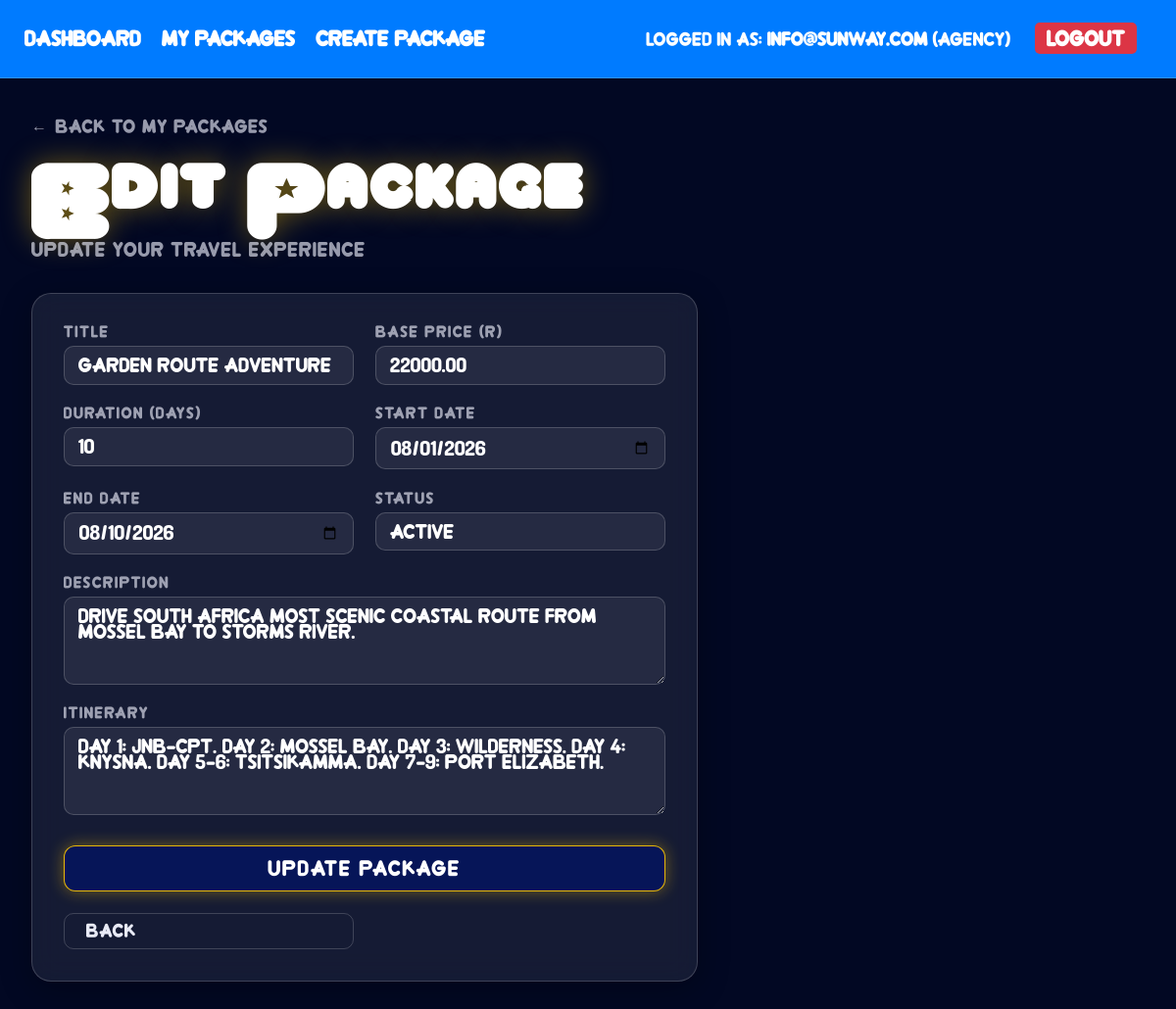
Page /edit_package.php?id=2 (signed in) on the committed database.
### tables this page shows
CREATE TABLE TravelPackage (
    packageID    INT            NOT NULL AUTO_INCREMENT,
    agencyUserID INT            NOT NULL,
    title        VARCHAR(200)   NOT NULL,
    description  TEXT,
    basePrice    DECIMAL(10,2)  NOT NULL CHECK (basePrice >= 0),
    durationDays INT            NOT NULL CHECK (durationDays > 0),
    itinerary    TEXT,
    status       ENUM('active','inactive','draft') DEFAULT 'active',
    startDate    DATE,
    endDate      DATE,
    dateCreated  DATE           NOT NULL DEFAULT (CURDATE()),
    PRIMARY KEY (packageID),
    CONSTRAINT fk_package_agency FOREIGN KEY (agencyUserID)
        REFERENCES TravelAgency(userID) ON DELETE CASCADE
);

### public/edit_package.php (the view, shortened to what this page needs)
<?php
require_once "../includes/db.php";
$packageID = $_GET["id"];
$userID = $_SESSION["user_id"];
$stmt = $pdo->prepare("
    SELECT userID
    FROM TravelAgency
    WHERE userID = ?
");
$stmt->execute([$userID]);
$agency = $stmt->fetch(PDO::FETCH_ASSOC);
$agencyID = $agency["userID"];
$stmt = $pdo->prepare("
    SELECT *
    FROM TravelPackage
    WHERE packageID = ?
      AND agencyUserID = ?
");
$stmt->execute([$packageID, $agencyID]);
$package = $stmt->fetch(PDO::FETCH_ASSOC);
?>
<!DOCTYPE html>
<html lang="en-ZA">
<head>
    <link rel="stylesheet" href="css/style.css">
</head>
<body>
<?php include "../includes/navbar.php"; ?>
<div class="wrapper">
    <div class="page-content">
        <a class="btn-back" href="agency_packages.php">Back to My Packages</a>
        <h1 class="page-title">Edit Package</h1>
        <p class="page-subtitle">UPDATE YOUR TRAVEL EXPERIENCE</p>
        <div class="glass-card" style="max-width:680px;">
            <form method="POST" class="book-form">
                <div class="form-group">
                    <label>Title</label>
                    <input type="text" name="title"
                           value="<?php echo htmlspecialchars($package["title"]); ?>" required>
                </div>
                <div class="form-group">
                    <label>Base Price (R)</label>
                    <input type="number" name="basePrice" step="0.01" min="1"
                           value="<?php echo htmlspecialchars($package["basePrice"]); ?>" required>
                </div>
                <div class="form-group">
                    <label>Duration (days)</label>
                    <input type="number" name="durationDays" min="1"
                           value="<?php echo htmlspecialchars($package["durationDays"]); ?>" required>
                </div>
                <div class="form-group">
                    <label>Start Date</label>
                    <input type="date" name="startDate"
                           value="<?php echo htmlspecialchars($package["startDate"]); ?>" required>
                </div>
                <div class="form-group">
                    <label>End Date</label>
                    <input type="date" name="endDate"
                           value="<?php echo htmlspecialchars($package["endDate"]); ?>" required>
                </div>
                <div class="form-group">
                    <label>Status</label>
                    <select name="status" required>
                        <option value="active"   <?php if ($package["status"]==="active")   echo "selected"; ?>>Active</option>
                    </select>
                </div>
                <div class="form-group" style="grid-column:1/-1;">
                    <label>Description</label>
                    <textarea name="description" required><?php echo htmlspecialchars($package["description"]); ?></textarea>
                </div>
                <div class="form-group" style="grid-column:1/-1;">
                    <label>Itinerary</label>
                    <textarea name="itinerary" required><?php echo htmlspecialchars($package["itinerary"]); ?></textarea>
                </div>
                <button type="submit" class="btn-search">Update Package</button>
                <a class="btn-secondary" href="agency_packages.php" style="display:inline-flex; align-items:center;">Back</a>
            </form>
        </div>
    </div>
</div>
</body>
</html>

### public/css/style.css (style rules this page uses)
:root { --navy: rgb(6, 21, 88); --navy-light: rgba(6, 21, 88, 0.75); --gold: rgba(255, 200, 0, 0.9); --gold-glow: rgba(255, 200, 0, 0.4); --glass: rgba(255, 255, 255, 0.08); --glass-border: rgba(255, 255, 255, 0.18); --text-light: #e8eaf6; --text-dim: rgba(232, 234, 246, 0.65); --danger: #ff4d6d; --success: #4dd8a0; --font-display: 'Universe', fantasy; --font-body: 'Crew', sans-serif; --font-body: 'Crew', sans-serif; }
*, *::before, *::after { padding: 0; margin: 0; box-sizing: border-box; }
html { scroll-behavior: smooth; }
body { font-family: var(--font-body); color: var(--text-light); background: #020823; }
.wrapper { min-height: 100vh; background: transparent; }
:root { animation: theme-shift 114s linear infinite; }
p, li, label, span, input, select, textarea, button, .view-description, .page-subtitle, .plane-stat, .detail-row, .spec-label, .spec-unit, .flight-duration, .cabin-tag, .filter-checkboxes label, .range-labels, .toggle-row span, .uc-sub { font-family: var(--font-body); }
.page-content { max-width: 1200px; margin: 0 auto; padding: 2.5rem 2rem 4rem; }
.page-title { font-family: var(--font-display); font-size: clamp(1.8rem, 4vw, 2.8rem); color: #fff; margin-bottom: 0.3rem; letter-spacing: 0.04em; text-shadow: 0 0 30px var(--gold-glow); }
.page-subtitle { color: var(--text-dim); font-size: 15px; margin-bottom: 2rem; letter-spacing: 0.06em; }
.glass-card { background: var(--glass); border: 1px solid var(--glass-border); border-radius: 20px; padding: 2rem; backdrop-filter: blur(14px); box-shadow: 0 8px 32px rgba(0,0,0,0.3); }
.book-form { display: grid; grid-template-columns: repeat(auto-fit, minmax(240px, 1fr)); gap: 1.4rem; }
.form-group { display: flex; flex-direction: column; gap: 0.5rem; }
.form-group label { font-size: 12px; letter-spacing: 0.12em; text-transform: uppercase; color: var(--text-dim); }
.form-group select, .form-group input[type="date"], .form-group input[type="number"], .form-group input[type="text"] { background: rgba(255,255,255,0.07); border: 1px solid var(--glass-border); border-radius: 10px; color: #fff; font-family: var(--font-body); font-size: 15px; padding: 11px 14px; outline: none; transition: border-color 0.3s, box-shadow 0.3s; appearance: none; -webkit-appearance: none; }
.form-group select option { background: #0a1540; }
.btn-search { grid-column: 1 / -1; background: var(--navy); border: 1px solid var(--gold); color: #fff; font-family: var(--font-body); font-size: 16px; padding: 14px 32px; border-radius: 12px; cursor: pointer; letter-spacing: 0.1em; transition: all 0.3s; text-transform: uppercase; margin-top: 0.5rem; filter: drop-shadow(0 0 8px var(--gold-glow)); }
.btn-back { display: inline-flex; align-items: center; gap: 0.5rem; text-decoration: none; color: var(--text-dim); font-size: 14px; margin-bottom: 1.5rem; transition: color 0.2s; letter-spacing: 0.06em; background: none; border: none; cursor: pointer; font-family: var(--font-body); }
.btn-back::before { content: '←'; font-size: 16px; }
.page-title, .hero h1, .hero h2, .view-model, .plane-model, .airport-code, .uc-title, .booking-plane-name, .spec-value, .filters-panel h3, .view-manufacturer, .plane-manufacturer, .fav-ribbon, .booking-route .airport-code { font-family: var(--font-display); }
.form-group textarea { background: rgba(255,255,255,0.07); border: 1px solid var(--glass-border); border-radius: 10px; color: #fff; font-family: var(--font-body); font-size: 15px; padding: 11px 14px; outline: none; resize: vertical; min-height: 90px; transition: border-color 0.3s, box-shadow 0.3s; width: 100%; }
.form-group input::placeholder, .form-group textarea::placeholder { color: rgba(255,255,255,0.28); }
.btn-secondary { display: inline-block; text-decoration: none; background: transparent; border: 1px solid var(--glass-border); color: var(--text-light); font-family: var(--font-body); font-size: 14px; padding: 10px 22px; border-radius: 10px; cursor: pointer; letter-spacing: 0.06em; transition: all 0.25s; }
h1, .page-title { line-height: 1.3 !important; letter-spacing: 3px !important; margin-bottom: 1.5rem !important; }
.page-subtitle, .package-card p { line-height: 1.5 !important; margin-top: 0.5rem !important; }

### includes/navbar.php (style rules this page uses)
body { margin: 0; }

### rows in the picture
travelpackage: title "Garden Route Adventure", basePrice "22000.00", durationDays "10", startDate "08/01/2026", endDate "08/10/2026", status "Active", description "Drive South Africa most scenic coastal route from Mossel Bay to Storms River.", itinerary "Day 1: JNB-CPT. Day 2: Mossel Bay. Day 3: Wilderness. Day 4: Knysna. Day 5-6: Tsitsikamma. Day 7-9: Port Elizabeth."

### other values in the picture
$userEmail "info@sunway.com"
$userRole "agency"
